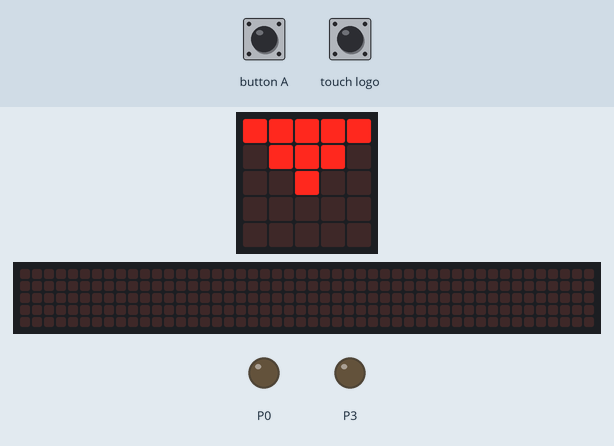
The program below on a simulated BBC micro:bit (MakeCode). Parts: the board's 5×5 LED display, a strip that is not on the board, showing the scrolling text unrolled, output pins drawn as LEDs (lit = HIGH). The inputs (shaded band) are chosen by the test bench. A reset restarts the program; the 48×5 strip is a reading aid, not a part: it shows the text the display is scrolling, unrolled, one strip-width of it at a time.

Above: at 6.4 s.
At 7.8 s:
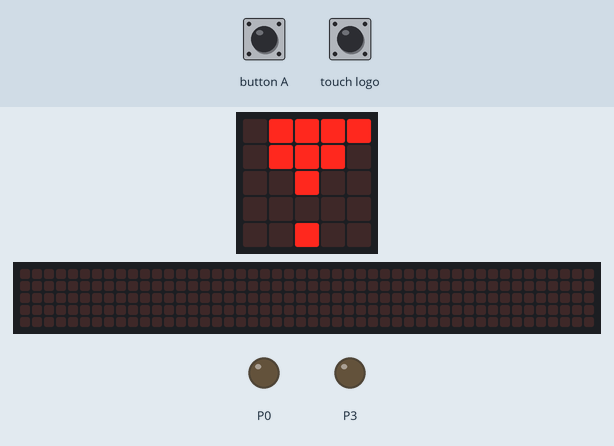
7.9 s: button A pressed for 0.15 s
At 9.2 s:
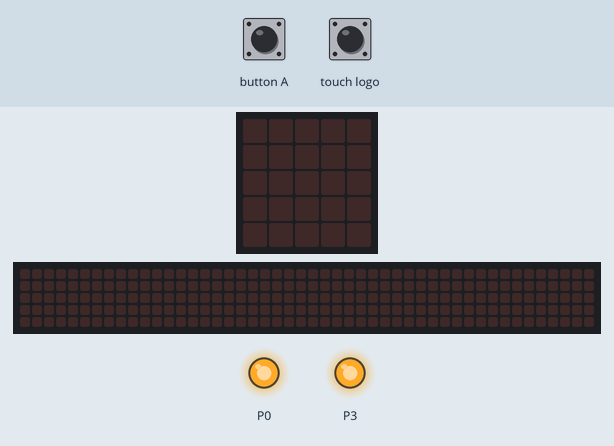
9.5 s: touch logo pressed for 1 s
At 10.87 s:
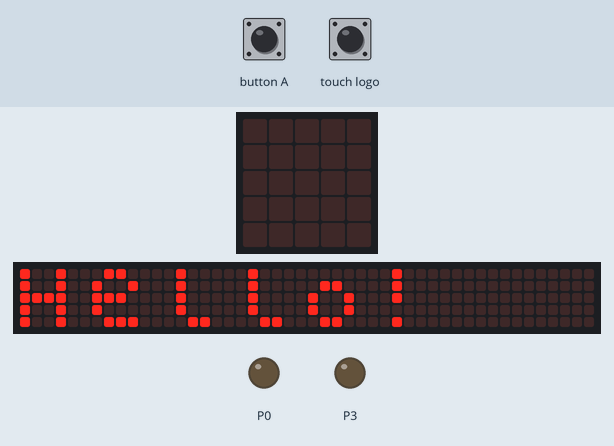
11.1 s: button A pressed for 0.15 s
At 11.9 s:
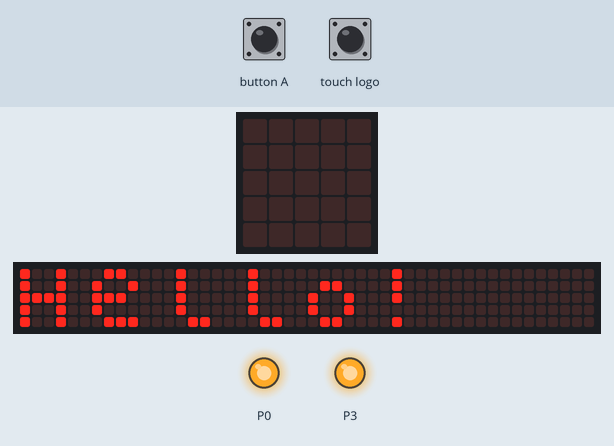
Timing chart, 0 to 38.5 s (numbered marks = the images above; inputs shaded):
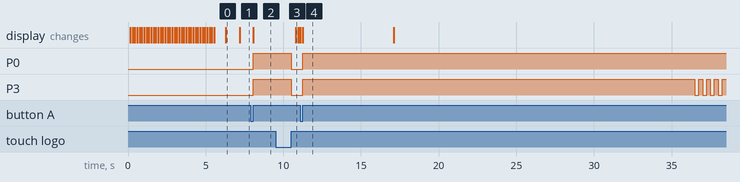

The program:

main.ts
```typescript
input.onLogoEvent(TouchButtonEvent.LongPressed, function () {
    control.reset()
})
input.onButtonPressed(Button.A, function () {
    led.enable(false)
    while (0 == 0) {
        pins.digitalWritePin(DigitalPin.P0, 1)
        pins.digitalWritePin(DigitalPin.P3, 1)
        basic.pause(25000)
        for (let index = 0; index < 8; index++) {
            pins.digitalWritePin(DigitalPin.P3, 1)
            basic.pause(250)
            pins.digitalWritePin(DigitalPin.P3, 0)
            basic.pause(250)
        }
        pins.digitalWritePin(DigitalPin.P4, 1)
        basic.pause(1000)
        pins.digitalWritePin(DigitalPin.P0, 0)
        pins.digitalWritePin(DigitalPin.P1, 1)
        basic.pause(3000)
        pins.digitalWritePin(DigitalPin.P1, 0)
        pins.digitalWritePin(DigitalPin.P2, 1)
        basic.pause(30000)
    }
})
basic.showString("Hello!")
while (0 == 0) {
    basic.showLeds(`
        # # # # #
        . # # # .
        . . # . .
        . . . . .
        . . . . .
        `)
    basic.pause(500)
    basic.showLeds(`
        . # # # #
        . # # # .
        . . # . .
        . . . . .
        . . # . .
        `)
    basic.pause(500)
    basic.showLeds(`
        . # # # .
        . # # # .
        . . # . .
        . . . . .
        . # # . .
        `)
    basic.pause(500)
    basic.showLeds(`
        . # . # .
        . # # # .
        . . # . .
        . . . . .
        . # # # .
        `)
    basic.pause(500)
    basic.showLeds(`
        . # . . .
        . # # # .
        . . # . .
        . . . . .
        . # # # #
        `)
    basic.pause(500)
    basic.showLeds(`
        . . . . .
        . # # # .
        . . # . .
        . . . . .
        # # # # #
        `)
    basic.pause(500)
    basic.showLeds(`
        . . . . .
        . . # # .
        . . # . .
        . . # . .
        # # # # #
        `)
    basic.pause(500)
    basic.showLeds(`
        . . . . .
        . . # . .
        . . # . .
        . . # # .
        # # # # #
        `)
    basic.pause(500)
    basic.showLeds(`
        . . . . .
        . . . . .
        . . # . .
        . # # # .
        # # # # #
        `)
    basic.pause(500)
    for (let index = 0; index < 2; index++) {
        basic.showLeds(`
            # # # # #
            # # # # #
            # # # # #
            # # # # #
            # # # # #
            `)
        basic.pause(100)
        basic.showLeds(`
            . . . . .
            . . . . .
            . . . . .
            . . . . .
            . . . . .
            `)
        basic.pause(100)
    }
    basic.pause(500)
}
```

test.ts
```typescript
// テストはここに来ます。このパッケージが拡張機能として使用されるときにはコンパイルされません。
```

Measured:
- after the input at 7.9 s, P0, P3: LOW → HIGH after 0.15 s; the display: changes after 0.15 s (image 2)
- after the input at 9.5 s, P0, P3: HIGH → LOW after 1.0 s; the display: changes after 1.3 s (image 3)
- after the input at 11.1 s, P0: LOW → HIGH after 0.15 s; P3: LOW → HIGH after 0.15 s, then repeats every 0.50 s: LOW 0.25 s, HIGH 0.25 s
- what the display in image 0 shows lasts 0.9 s, from 6.3 s to 7.2 s
